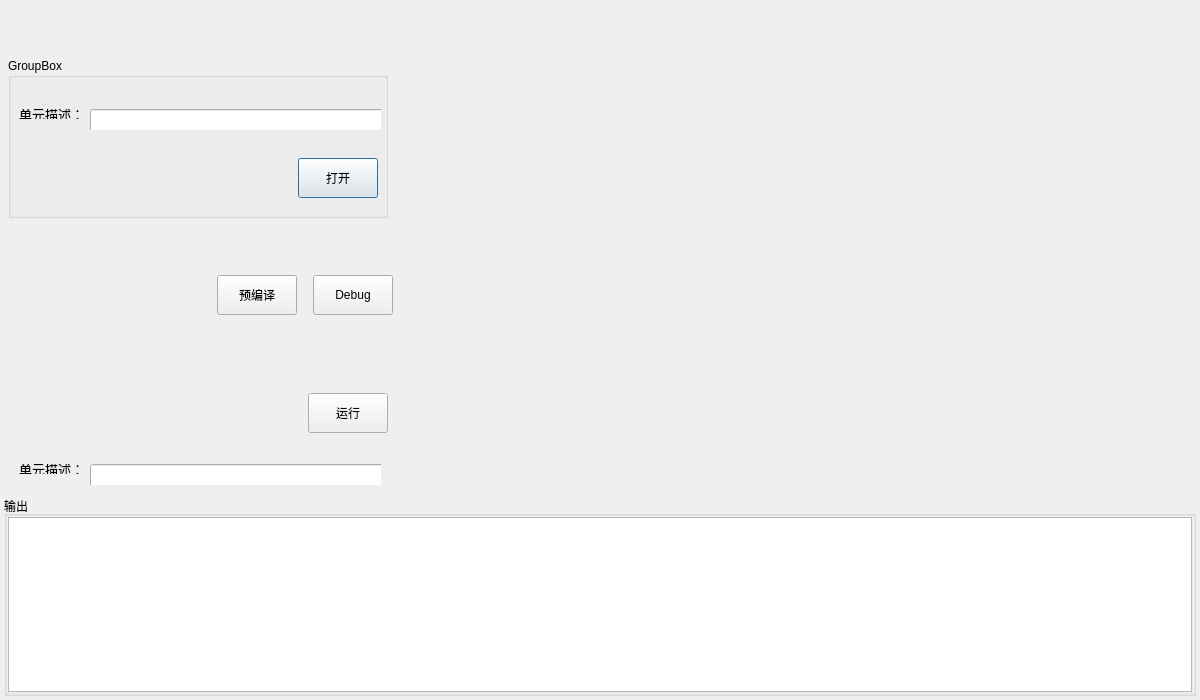
<?xml version="1.0" encoding="UTF-8"?>
<ui version="4.0">
 <class>FramExternalDeviceWriteClass</class>
 <widget class="QDialog" name="FramExternalDeviceWriteClass">
  <property name="geometry">
   <rect>
    <x>0</x>
    <y>0</y>
    <width>1200</width>
    <height>700</height>
   </rect>
  </property>
  <property name="minimumSize">
   <size>
    <width>1200</width>
    <height>700</height>
   </size>
  </property>
  <property name="maximumSize">
   <size>
    <width>1200</width>
    <height>700</height>
   </size>
  </property>
  <property name="windowTitle">
   <string>FramExternalDeviceWrite</string>
  </property>
  <layout class="QGridLayout" name="gridLayout">
   <property name="leftMargin">
    <number>4</number>
   </property>
   <property name="topMargin">
    <number>4</number>
   </property>
   <property name="rightMargin">
    <number>4</number>
   </property>
   <property name="bottomMargin">
    <number>4</number>
   </property>
   <property name="spacing">
    <number>1</number>
   </property>
   <item row="0" column="0">
    <widget class="QWidget" name="widgetToolSet" native="true">
     <layout class="QVBoxLayout" name="verticalLayout">
      <property name="leftMargin">
       <number>4</number>
      </property>
      <property name="topMargin">
       <number>2</number>
      </property>
      <property name="rightMargin">
       <number>2</number>
      </property>
      <property name="bottomMargin">
       <number>2</number>
      </property>
      <item>
       <spacer name="verticalSpacer">
        <property name="orientation">
         <enum>Qt::Vertical</enum>
        </property>
        <property name="sizeHint" stdset="0">
         <size>
          <width>20</width>
          <height>40</height>
         </size>
        </property>
       </spacer>
      </item>
      <item>
       <widget class="QGroupBox" name="groupBox_2">
        <property name="minimumSize">
         <size>
          <width>380</width>
          <height>160</height>
         </size>
        </property>
        <property name="maximumSize">
         <size>
          <width>380</width>
          <height>160</height>
         </size>
        </property>
        <property name="title">
         <string>GroupBox</string>
        </property>
        <widget class="QWidget" name="layoutWidget_2">
         <property name="geometry">
          <rect>
           <x>0</x>
           <y>40</y>
           <width>373</width>
           <height>32</height>
          </rect>
         </property>
         <layout class="QHBoxLayout" name="horizontalLayout_3">
          <item>
           <widget class="QLabel" name="label_4">
            <property name="sizePolicy">
             <sizepolicy hsizetype="Fixed" vsizetype="Fixed">
              <horstretch>0</horstretch>
              <verstretch>0</verstretch>
             </sizepolicy>
            </property>
            <property name="maximumSize">
             <size>
              <width>83</width>
              <height>25</height>
             </size>
            </property>
            <property name="font">
             <font>
              <family>微软雅黑</family>
              <pointsize>10</pointsize>
             </font>
            </property>
            <property name="styleSheet">
             <string notr="true">background-color: rgba(255, 255, 255, 0);</string>
            </property>
            <property name="text">
             <string>单元描述：</string>
            </property>
           </widget>
          </item>
          <item>
           <widget class="QLineEdit" name="qLineEditPythonPath">
            <property name="sizePolicy">
             <sizepolicy hsizetype="Fixed" vsizetype="Fixed">
              <horstretch>0</horstretch>
              <verstretch>0</verstretch>
             </sizepolicy>
            </property>
            <property name="minimumSize">
             <size>
              <width>300</width>
              <height>30</height>
             </size>
            </property>
            <property name="maximumSize">
             <size>
              <width>300</width>
              <height>30</height>
             </size>
            </property>
            <property name="font">
             <font>
              <family>微软雅黑</family>
              <pointsize>10</pointsize>
             </font>
            </property>
           </widget>
          </item>
         </layout>
        </widget>
        <widget class="QPushButton" name="pushButtonOpenPython">
         <property name="geometry">
          <rect>
           <x>290</x>
           <y>100</y>
           <width>80</width>
           <height>40</height>
          </rect>
         </property>
         <property name="minimumSize">
          <size>
           <width>80</width>
           <height>40</height>
          </size>
         </property>
         <property name="maximumSize">
          <size>
           <width>80</width>
           <height>40</height>
          </size>
         </property>
         <property name="text">
          <string>打开</string>
         </property>
        </widget>
       </widget>
      </item>
      <item>
       <spacer name="verticalSpacer_3">
        <property name="orientation">
         <enum>Qt::Vertical</enum>
        </property>
        <property name="sizeHint" stdset="0">
         <size>
          <width>20</width>
          <height>40</height>
         </size>
        </property>
       </spacer>
      </item>
      <item>
       <layout class="QHBoxLayout" name="horizontalLayout">
        <item>
         <spacer name="horizontalSpacer_2">
          <property name="orientation">
           <enum>Qt::Horizontal</enum>
          </property>
          <property name="sizeHint" stdset="0">
           <size>
            <width>40</width>
            <height>20</height>
           </size>
          </property>
         </spacer>
        </item>
        <item>
         <widget class="QPushButton" name="pushButtonpPrecompile">
          <property name="minimumSize">
           <size>
            <width>80</width>
            <height>40</height>
           </size>
          </property>
          <property name="maximumSize">
           <size>
            <width>80</width>
            <height>40</height>
           </size>
          </property>
          <property name="text">
           <string>预编译</string>
          </property>
         </widget>
        </item>
        <item>
         <spacer name="horizontalSpacer">
          <property name="orientation">
           <enum>Qt::Horizontal</enum>
          </property>
          <property name="sizeType">
           <enum>QSizePolicy::Maximum</enum>
          </property>
          <property name="sizeHint" stdset="0">
           <size>
            <width>10</width>
            <height>10</height>
           </size>
          </property>
         </spacer>
        </item>
        <item>
         <widget class="QPushButton" name="pushButtonDebug">
          <property name="minimumSize">
           <size>
            <width>80</width>
            <height>40</height>
           </size>
          </property>
          <property name="maximumSize">
           <size>
            <width>80</width>
            <height>40</height>
           </size>
          </property>
          <property name="text">
           <string>Debug</string>
          </property>
         </widget>
        </item>
       </layout>
      </item>
      <item>
       <spacer name="verticalSpacer_2">
        <property name="orientation">
         <enum>Qt::Vertical</enum>
        </property>
        <property name="sizeHint" stdset="0">
         <size>
          <width>20</width>
          <height>40</height>
         </size>
        </property>
       </spacer>
      </item>
      <item>
       <widget class="QWidget" name="widget" native="true">
        <property name="minimumSize">
         <size>
          <width>380</width>
          <height>120</height>
         </size>
        </property>
        <property name="maximumSize">
         <size>
          <width>380</width>
          <height>120</height>
         </size>
        </property>
        <widget class="QWidget" name="layoutWidget">
         <property name="geometry">
          <rect>
           <x>0</x>
           <y>80</y>
           <width>373</width>
           <height>32</height>
          </rect>
         </property>
         <layout class="QHBoxLayout" name="horizontalLayout_2">
          <item>
           <widget class="QLabel" name="label_3">
            <property name="sizePolicy">
             <sizepolicy hsizetype="Fixed" vsizetype="Fixed">
              <horstretch>0</horstretch>
              <verstretch>0</verstretch>
             </sizepolicy>
            </property>
            <property name="maximumSize">
             <size>
              <width>83</width>
              <height>25</height>
             </size>
            </property>
            <property name="font">
             <font>
              <family>微软雅黑</family>
              <pointsize>10</pointsize>
             </font>
            </property>
            <property name="styleSheet">
             <string notr="true">background-color: rgba(255, 255, 255, 0);</string>
            </property>
            <property name="text">
             <string>单元描述：</string>
            </property>
           </widget>
          </item>
          <item>
           <widget class="QLineEdit" name="txtDescribe">
            <property name="sizePolicy">
             <sizepolicy hsizetype="Fixed" vsizetype="Fixed">
              <horstretch>0</horstretch>
              <verstretch>0</verstretch>
             </sizepolicy>
            </property>
            <property name="minimumSize">
             <size>
              <width>300</width>
              <height>30</height>
             </size>
            </property>
            <property name="maximumSize">
             <size>
              <width>300</width>
              <height>30</height>
             </size>
            </property>
            <property name="font">
             <font>
              <family>微软雅黑</family>
              <pointsize>10</pointsize>
             </font>
            </property>
           </widget>
          </item>
         </layout>
        </widget>
        <widget class="QPushButton" name="pushButtonExecute">
         <property name="geometry">
          <rect>
           <x>300</x>
           <y>20</y>
           <width>80</width>
           <height>40</height>
          </rect>
         </property>
         <property name="minimumSize">
          <size>
           <width>80</width>
           <height>40</height>
          </size>
         </property>
         <property name="maximumSize">
          <size>
           <width>80</width>
           <height>40</height>
          </size>
         </property>
         <property name="text">
          <string>运行</string>
         </property>
        </widget>
       </widget>
      </item>
     </layout>
    </widget>
   </item>
   <item row="0" column="1">
    <widget class="QWidget" name="widgetEdit" native="true">
     <property name="minimumSize">
      <size>
       <width>800</width>
       <height>400</height>
      </size>
     </property>
     <property name="maximumSize">
      <size>
       <width>800</width>
       <height>500</height>
      </size>
     </property>
    </widget>
   </item>
   <item row="1" column="0" colspan="2">
    <widget class="QGroupBox" name="groupBox">
     <property name="minimumSize">
      <size>
       <width>0</width>
       <height>200</height>
      </size>
     </property>
     <property name="maximumSize">
      <size>
       <width>16777215</width>
       <height>200</height>
      </size>
     </property>
     <property name="title">
      <string>输出</string>
     </property>
     <layout class="QGridLayout" name="gridLayout_2">
      <property name="leftMargin">
       <number>1</number>
      </property>
      <property name="topMargin">
       <number>1</number>
      </property>
      <property name="rightMargin">
       <number>1</number>
      </property>
      <property name="bottomMargin">
       <number>1</number>
      </property>
      <property name="spacing">
       <number>0</number>
      </property>
      <item row="0" column="0">
       <widget class="QPlainTextEdit" name="plainTextEditDebug"/>
      </item>
     </layout>
    </widget>
   </item>
  </layout>
 </widget>
 <layoutdefault spacing="6" margin="11"/>
 <resources>
  <include location="FramExternalDeviceWrite.qrc"/>
 </resources>
 <connections/>
</ui>
